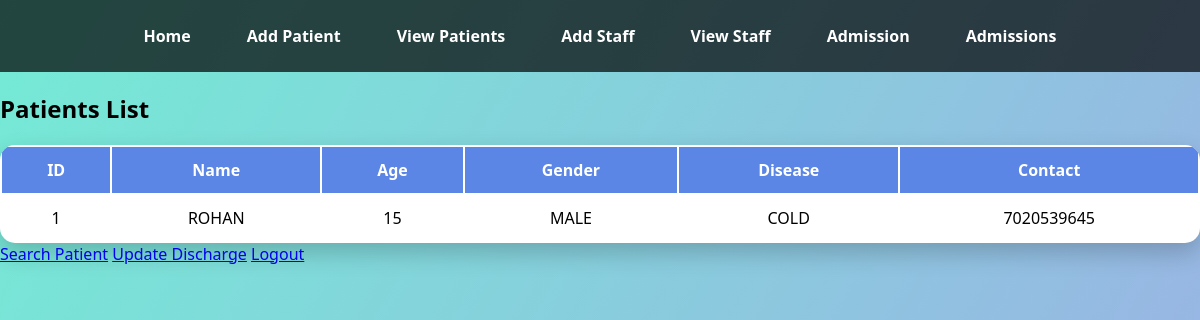
/view_patients, run on an earlier commit of the app's database.
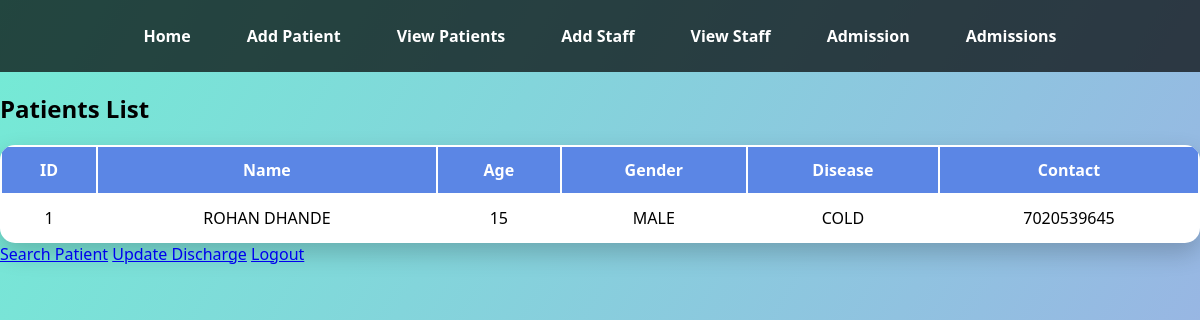
And on a later commit of the database.
### database.py (models this page shows)
class Patient(db.Model):
    id = db.Column(db.Integer, primary_key=True)
    name = db.Column(db.String(100), nullable=False)
    age = db.Column(db.Integer, nullable=False)
    gender = db.Column(db.String(10), nullable=False)
    disease = db.Column(db.String(100), nullable=False)
    contact = db.Column(db.String(15), nullable=False)

### app.py (the view)
@app.route("/view_patients")
def view_patients():
    patients = Patient.query.all()
    return render_template("view_patients.html", patients=patients)

### templates/view_patients.html (shortened to what this page needs)
<!DOCTYPE html>
<html lang="en">
<head>
    <link rel="stylesheet" href="{{ url_for('static', filename='style.css') }}">
</head>
<body>
<nav class="navbar">
    <a href="/home">Home</a>
    <a href="/add_patient">Add Patient</a>
    <a href="/view_patients">View Patients</a>
    <a href="/add_staff">Add Staff</a>
    <a href="/view_staff">View Staff</a>
    <a href="/admission">Admission</a>
    <a href="/view_admission">Admissions</a>
</nav>
<h2 class="page-title">Patients List</h2>
<div class="table-container">
    <table class="styled-table">
        <thead>
            <tr>
                <th>ID</th>
                <th>Name</th>
                <th>Age</th>
                <th>Gender</th>
                <th>Disease</th>
                <th>Contact</th>
            </tr>
        </thead>
        <tbody>
            {% for patient in patients %}
            <tr>
                <td>{{ patient.id }}</td>
                <td>{{ patient.name }}</td>
                <td>{{ patient.age }}</td>
                <td>{{ patient.gender }}</td>
                <td>{{ patient.disease }}</td>
                <td>{{ patient.contact }}</td>
            </tr>
            {% else %}
            <tr>
                <td colspan="6" style="text-align:center;">No patients found</td>
            </tr>
            {% endfor %}
        </tbody>
    </table>
</div>
<div class="bottom-links">
    <a href="/search_patient">Search Patient</a>
    <a href="/update_discharge">Update Discharge</a>
    <a href="/logout">Logout</a>
</div>
</body>
</html>

### static/style.css (style rules this page uses)
body { margin: 0; font-family: 'Segoe UI', sans-serif; background: linear-gradient(120deg, #74ebd5, #9face6); min-height: 100vh; }
.navbar { background: rgba(0,0,0,0.7); padding: 15px; display: flex; justify-content: center; gap: 20px; }
.navbar a { color: white; text-decoration: none; font-weight: bold; padding: 10px 18px; border-radius: 20px; transition: 0.3s; }
table { width: 100%; background: white; border-radius: 15px; overflow: hidden; box-shadow: 0 10px 25px rgba(0,0,0,0.2); }
th, td { padding: 12px; text-align: center; }
th { background: #5b86e5; color: white; }

What changed in the data, as far as the page shows it:
changed Patient "MALE": name "ROHAN" → "ROHAN DHANDE"
